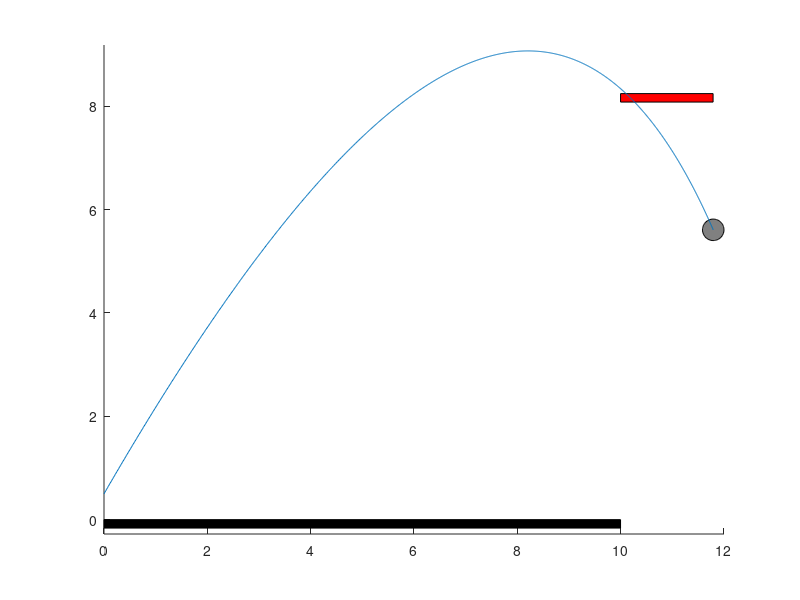

Recreate this plot in MATLAB.
%%%%%%%%%%%%%%%%%%%%%%%%%%%%%%%%%%%%%%%%%%%%%%%%%%%%%%%%%%%%%%%%%%%%%%%%%%%%%%%%
%% (C) 2017 FRC1736 Robot Casserole - All Rights Reserved
%%%%%%%%%%%%%%%%%%%%%%%%%%%%%%%%%%%%%%%%%%%%%%%%%%%%%%%%%%%%%%%%%%%%%%%%%%%%%%%%
%% 2D Launched Ball Trajectory calculator
%% Includes air resistance in model
%%
%%
%%  Changelog
%%  Jan 11, 2017 - Chris Gerth 
%%    - Created
%%%%%%%%%%%%%%%%%%%%%%%%%%%%%%%%%%%%%%%%%%%%%%%%%%%%%%%%%%%%%%%%%%%%%%%%%%%%%%%%

clear;

%% Testcase constants - adjust to suit your needs (dependent on robot state at launch time)
launch_x_ft = 10;  %Distance between launch point and goal.  
launch_wheel_speed_RPM = 4100; %RPM speed of launch wheel (assumes single-wheel launcher)

%Your system parameters (dependent on robot design)
launch_z_ft = 0.5; %Launch point of the ball height off the ground in meters. Max is 0.69m
launch_angle_deg = 60; %angle between floor and launch point
launch_wheel_diameter_in = 4; %Launch wheel diameter in inches
launch_wheel_weight_lbs = 4; %Launch wheel mass in pounds


%%%%%%%%%%%%%%%%%%%%%%%%%%%%%%%%%%%%%%%%%%%%%%%%%%%%%%%%%%%%%%%%%%%%%%%%%%%%%%%%
%% Simulation constants - should probably stay as is.
Ts = 0.001; %1ms sample rate for solver (1ms intervals)
goal_height_m = 2.46378; %Height of the top rim of the high goal - 8ft 1 in
goal_diameter_m = 0.5461; %Diameter of the top rim of the goal - 1ft 9.5in
ball_diameter_m = 0.127; % 5in ball 
ball_rad_m = ball_diameter_m/2;
g_mps = 9.81; %Gravitational constant
density_air_kgpm3 = 1.225; %desnity of air per https://en.wikipedia.org/wiki/Density_of_air
m_ball_kg = 0.074; %Total guess at the weight of the "fuel" in kg.
cD = 0.45; %Drag coefficent for sphere, per https://www.chiefdelphi.com/forums/showpost.php?p=1628938&postcount=14
%cD = 0; %Zero drag = no air resistance = you can't breathe


%% Derived constants
frontal_area_m2 = 0.5 * (4*pi*(0.5*ball_diameter_m)^2); %Half the total surface area is the frontal area
Vt_mps = sqrt((2*m_ball_kg*g_mps)/(cD*density_air_kgpm3*frontal_area_m2)); %Terminal velocity in meters per second
launch_angle_rad = pi/180*launch_angle_deg;
launch_x_m = 0.3048*launch_x_ft;
launch_z_m = 0.3048*launch_z_ft;
launch_wheel_weight_kg = launch_wheel_weight_lbs * 0.4535;
launch_wheel_rad_m = 0.5*0.0254*launch_wheel_diameter_in;
launch_wheel_tan_v_mps = launch_wheel_rad_m*launch_wheel_speed_RPM*0.1047;

i = 1; %simulation step

%Initial velocity calculations
% Based off of http://lynbrookrobotics.com/resourcefiles/whitepages/2012/Shooter%20Calculations%20Document.pdf
launch_speed_mps = 0.5*launch_wheel_tan_v_mps/((launch_wheel_weight_kg+7/5*m_ball_kg)/launch_wheel_weight_kg);


%See http://farside.ph.utexas.edu/teaching/336k/Newtonhtml/node29.html for some 
%references on trajectory calculation

%Initial conditions
time(i) = i*Ts;
pos_x(i) = 0;
pos_z(i) = launch_z_m;
vel_x(i) = launch_speed_mps*cos(launch_angle_rad);
vel_z(i) = launch_speed_mps*sin(launch_angle_rad);



%calculate trajectory until terminal case (ball hits floor or ball hits goal)
while( and(pos_z(i) > 0.5*ball_diameter_m,  pos_x(i) < (launch_x_m + goal_diameter_m)))
  i = i + 1;
  time(i) = i*Ts;
  vel_x(i) = vel_x(i-1)/(1+Ts*g_mps/Vt_mps);
  vel_z(i) = (-Ts*g_mps + vel_z(i-1))/(1+Ts*g_mps/Vt_mps);
  pos_x(i) = pos_x(i-1) + vel_x(i)*Ts;
  pos_z(i) = pos_z(i-1) + vel_z(i)*Ts;
endwhile


figure(1);
clf;
hold on;

%draw floor and goal
rectangle('Position', [0,-0.05,launch_x_m,0.05]./0.3048, 'FaceColor', [0,0,0]);
rectangle('Position', [launch_x_m,goal_height_m,goal_diameter_m,0.05]./0.3048, 'FaceColor', [1,0,0]);

%draw ball
rectangle('Position', [pos_x(i)-ball_rad_m,pos_z(i)-ball_rad_m,2*ball_rad_m,2*ball_rad_m]./0.3048, 'FaceColor', [0.5, 0.5, 0.5], 'Curvature', [1, 1]);


%Plot trajectory
plot(pos_x./0.3048, pos_z./0.3048);
axis equal;


